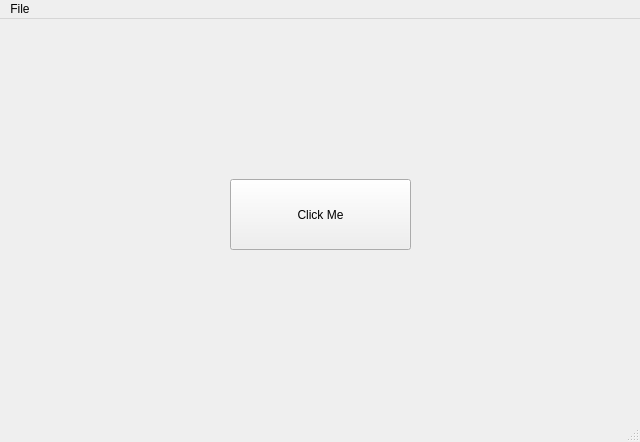
<?xml version="1.0" encoding="UTF-8"?>
<ui version="4.0">
 <class>MainWindow</class>
 <widget class="QMainWindow" name="MainWindow">
  <property name="geometry">
   <rect>
    <x>0</x>
    <y>0</y>
    <width>640</width>
    <height>442</height>
   </rect>
  </property>
  <property name="windowTitle">
   <string>Untitled UI</string>
  </property>
  <widget class="QWidget" name="centralwidget">
   <widget class="QPushButton" name="pushButton">
    <property name="geometry">
     <rect>
      <x>230</x>
      <y>160</y>
      <width>181</width>
      <height>71</height>
     </rect>
    </property>
    <property name="text">
     <string>Click Me</string>
    </property>
   </widget>
  </widget>
  <widget class="QMenuBar" name="menubar">
   <property name="geometry">
    <rect>
     <x>0</x>
     <y>0</y>
     <width>640</width>
     <height>22</height>
    </rect>
   </property>
   <widget class="QMenu" name="menuFile">
    <property name="title">
     <string>File</string>
    </property>
   </widget>
   <addaction name="menuFile"/>
  </widget>
  <widget class="QStatusBar" name="statusbar"/>
 </widget>
 <resources/>
 <connections/>
</ui>
